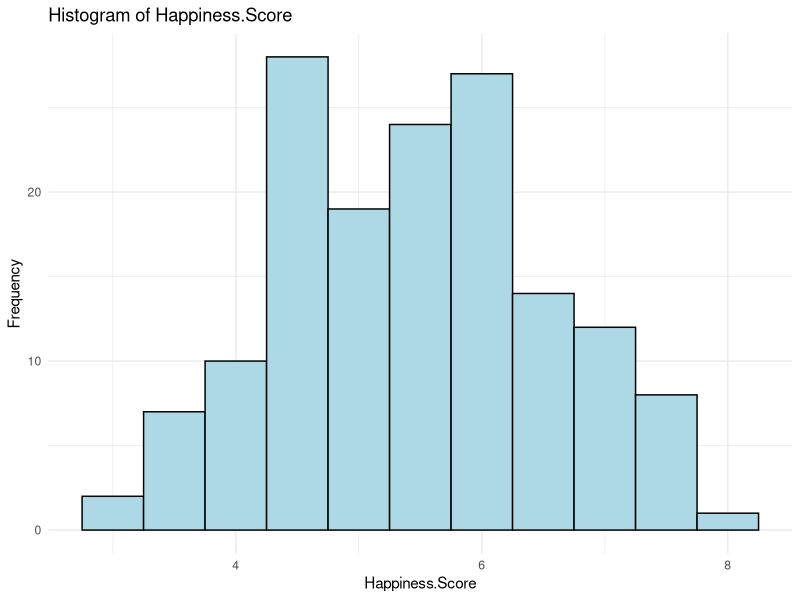
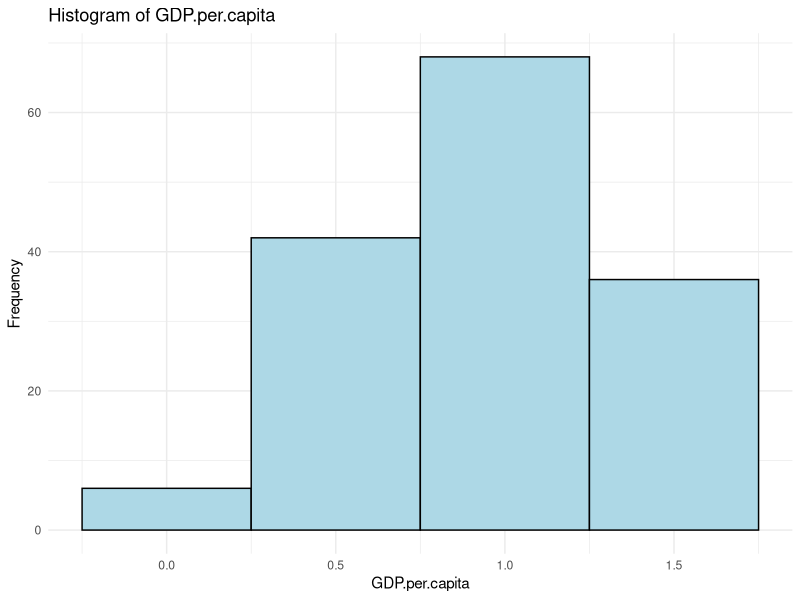
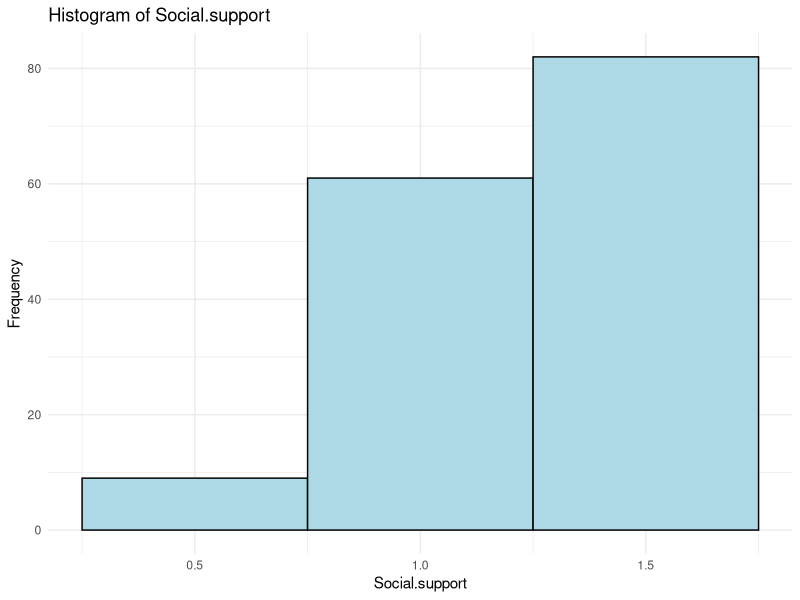
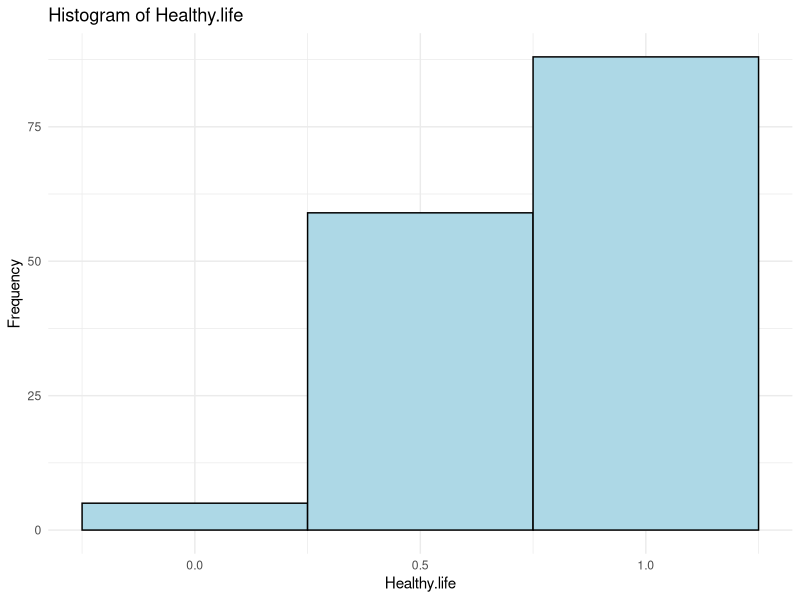
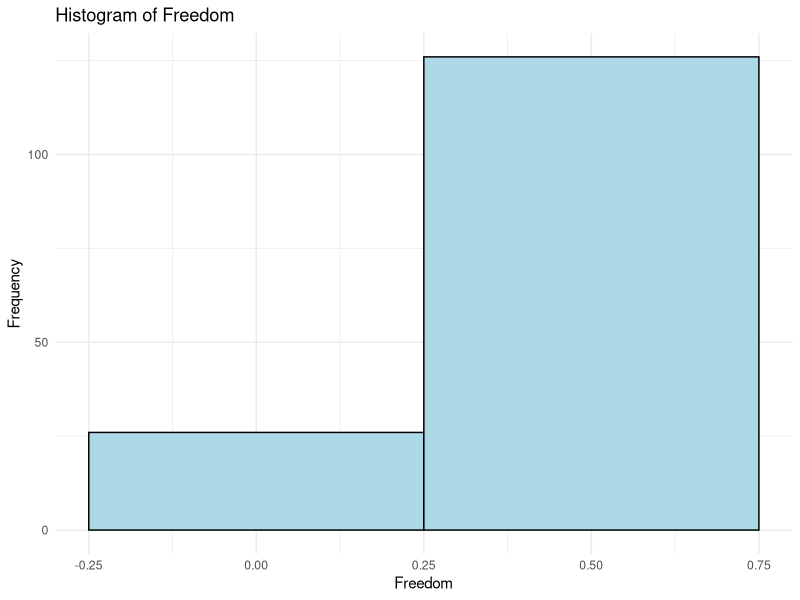
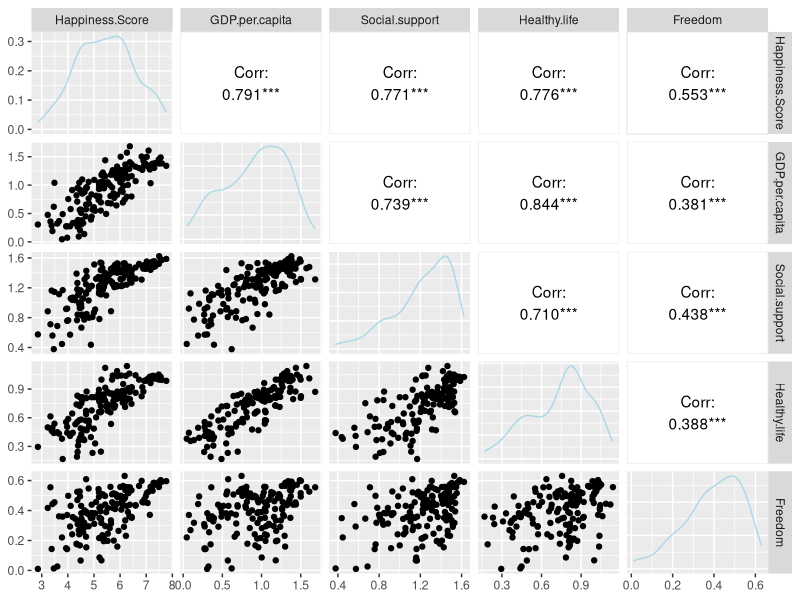
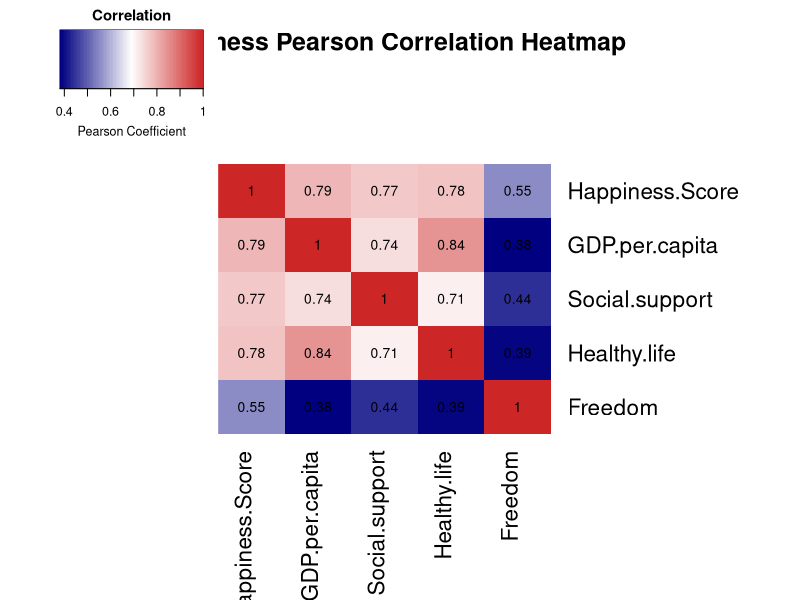

The R source for these figures, in order:
# Load necessary libraries
library(ggplot2)
library(reshape2)
library(gplots)
library(GGally)
library(dplyr)

# Read the dataset
df <- read.csv("../Dataset/TEH_World_Happiness_2019_Imputed.csv")

# Check for missing values in each column
missing_values <- colSums(is.na(df))
print(missing_values[missing_values > 0])

# Drop unnecessary columns
df <- df[, !names(df) %in% c('Country', 'Year', 'Happiness.rank', 'Corruption', 'Generosity')] 

# Drop rows with missing values
df_cleaned <- na.omit(df)

# Plot histogram of each vairable to check visually distribution
for (col in names(df_cleaned)) {
  print(
    ggplot(df_cleaned, aes_string(x = col)) + 
      geom_histogram(binwidth = 0.5, fill = 'lightblue', color = 'black') + 
      labs(title = paste('Histogram of', col), x = col, y = 'Frequency') +
      theme_minimal()
  )
}

# Check Non-Gaussian with Shapiro-Wilk test for each variable
shapiro_test <- sapply(df_cleaned, function(x) shapiro.test(x)$p.value)
shapiro_test_result <- data.frame(
  Variable = names(df_cleaned),
  Shapiro_Test_p_value = shapiro_test,
  Normality = ifelse(shapiro_test < 0.05, "Not Normal", "Normal")
)
print(shapiro_test_result)

# Scatter plots for all variables
scatter_plot <- ggpairs(df_cleaned,  
                        lower = list(continuous = wrap("points", color = "black")),
                        diag = list(continuous = wrap("densityDiag", color = "lightblue")),
                        upper = list(continuous = wrap("cor", color = "black")))

# Save the plot to a file
ggsave("../Figures/Happiness_Scatter_Plot.png", scatter_plot, width = 12, height = 10, units = "in")

# Normalize the dataframe
df_normalized <- as.data.frame(scale(df_cleaned))

# Save the normalized dataset to a CSV file
write.csv(df_normalized, "../Dataset/TEH_World_Happiness_2019_Imputed_Normalized.csv", row.names = FALSE)

# Compute the correlation matrix
correlation_matrix <- cor(df_normalized, method = "pearson")

# Plot and save the heatmap
output_path <- "../Figures/Happiness_Correlation_Heatmap.png"
png(output_path, width = 800, height = 800)

# Plot the correlation matrix as a heatmap based on Pearson Coefficient
heatmap.2(correlation_matrix,
          Rowv = FALSE, Colv = FALSE,
          col = colorRampPalette(c("navy", "white", "firebrick3"))(100),
          trace = "none", 
          cellnote = round(correlation_matrix, 2),
          notecol = "black",  
          margins = c(10, 15),
          main = "Happiness Pearson Correlation Heatmap",
          symm = TRUE,
          density.info = "none",  
          key = TRUE,  
          keysize = 1.5,
          key.title = "Correlation",
          key.xlab = "Pearson Coefficient")

dev.off()
